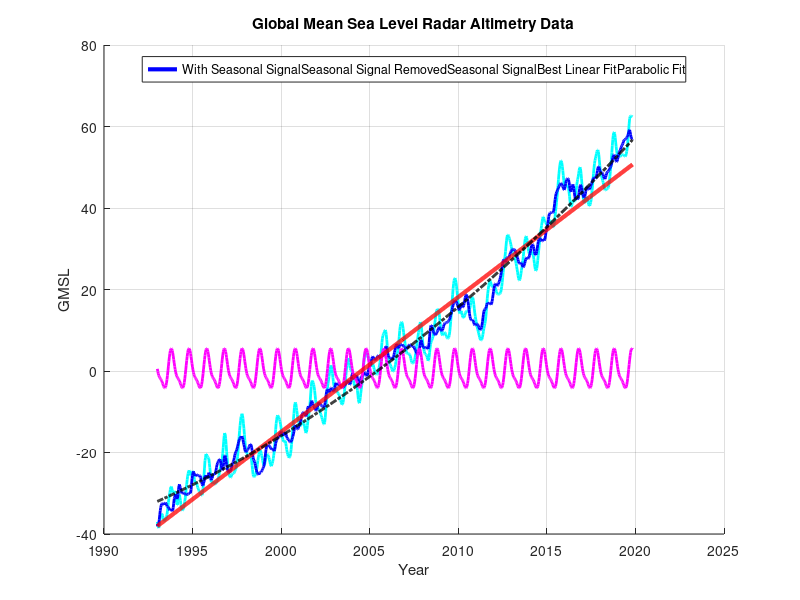

Here is the MATLAB script that generated this plot:
%% Lab 8 by Cole Bardin Section 62
%% Curve Fitting and Global Sea Levels
%% Part A
%% Question 1
clc, clear, close all
x1 = -2; y1 = 2;   % point #1
x2 = +3; y2 = 7;   % point #2
% Observation vector y
y = [y1;y2];
% Design matrix D
D = [1, x1; 1, x2];
% Parameter vector b
b1 = inv(D)*y

% Question 2
hold on
xp = -5:0.1:5;
yp = b1(2)*xp + b1(1);
plot(xp, yp, 'b', "LineWidth", 3);
plot(x1, y1, 'o', "MarkerEdgeColor",'b', "MarkerFaceColor",'y', "MarkerSize",12);
plot(x2, y2, 'o', "MarkerEdgeColor",'b', "MarkerFaceColor",'y', "MarkerSize",12);
axis([-5, 5, 0, 10])
title("The Line Through Two Points")
ylabel("y-axis")
xlabel("x-axis")
text(0,6, "y = 4 + 1x", "Color",'r')
text(0,5.5, "\Downarrow", "Color",'r', "FontSize",15)

% Question 3
D2 = transpose(D) * D;
b3 = inv(D2)*D'*y

% Question 4
x3 = 0; y3 = 4;
y = [y1;y2;y3];
D = [1, x1; 1, x2; 1, x3];
AM = [D, y];
RAM = rref(AM)
b4 = [RAM(1, 3); RAM(2, 3)]
plot(x3, y3, 'o', "MarkerEdgeColor",'b', "MarkerFaceColor",'y', "MarkerSize",12);

% Check that leas-squares method still works
D2 = transpose(D);
b4 = inv(D2*D)*D2*y

% Question 5
x3 = 0; y3 = 6;
yest = [y1;y2;y3];
D = [1, x1; 1, x2; 1, x3];
AM = [D, y];
RAM5 = rref(AM)

% Question 6
D2 = transpose(D);
b5 = inv(D2*D)*D2*y

N = length(D);
err = y - yest;
RMSE6 = (err'*err/N)^0.5

% Question 7
x3 = 0; y3 = 6;

y = [y1;y2;y3];
D = [1, x1, x1^2; 1, x2, x2^2; 1, x3, x3^2];
b7 = inv(D'*D)*D'*y

%% Part B
%% Question 8
clc, clear, close all
load("sea_level_data_May2021.mat")

time = sea_level_data(:,3); % Date/time in years.
gmsl11 = sea_level_data(:,11); % Global mean sea level with seasonal signals
gmsl12 = sea_level_data(:,12); % Global mean sea level - seasonal signals removed

first = [time(1), gmsl11(1), gmsl12(1)]
N = numel(time)
last = [time(N), gmsl11(N), gmsl12(N)]

hold on
grid on
plot(time, gmsl11, 'cyan', "LineWidth",2)
plot(time, gmsl12, 'blue', "LineWidth",2)
plot(time, gmsl11- gmsl12, 'magenta', "LineWidth",2)
title("Global Mean Sea Level Radar Altimetry Data")
xlabel("Year")
ylabel("GMSL")
axis([1990, 2025, -40, 80])
%legend(["With Seasonal Signal", "Seasonal Signal Removed", "Seasonal Signal"], "Location","north")

% Question 9
one = ones(N,1);
%D = [one, time];
t0 = sum(time)/numel(time)
D = [ones(size(time)), time - t0];
y = gmsl12;

b = inv(D'*D)*D'*y;
yest = D*b;
err = y - yest;
RMSE9 = (err'*err/N)^0.5
plot(time, yest, 'r', "LineWidth",3)
%legend(["With Seasonal Signal", "Seasonal Signal Removed", "Seasonal Signal", "Best Linear Fit"], "Location","north")

gmsl = @(year) b(1) + b(2) * (year-t0) % anonymous function for best-fit line

% Question 10
% Enter the new design matrix D.
D = [ones(size(time)) time-t0 (time-t0).^2];
b = inv(D'*D) * D' *y; % the same, but will have three components!
y_est = D*b; % the same!

% Define an anonymous function for the best-fit quadratic.
% Use capital letters for the quadratic fit.
GMSL = @(year) b(1) + b(2) * (year-t0) + b(3) * (year-t0).^2 % best-fit quadratic

plot(time, GMSL(time), 'k-.', "LineWidth",2)
legend(["With Seasonal Signal", "Seasonal Signal Removed", "Seasonal Signal", "Best Linear Fit", "Parabolic Fit"], "Location","north")
